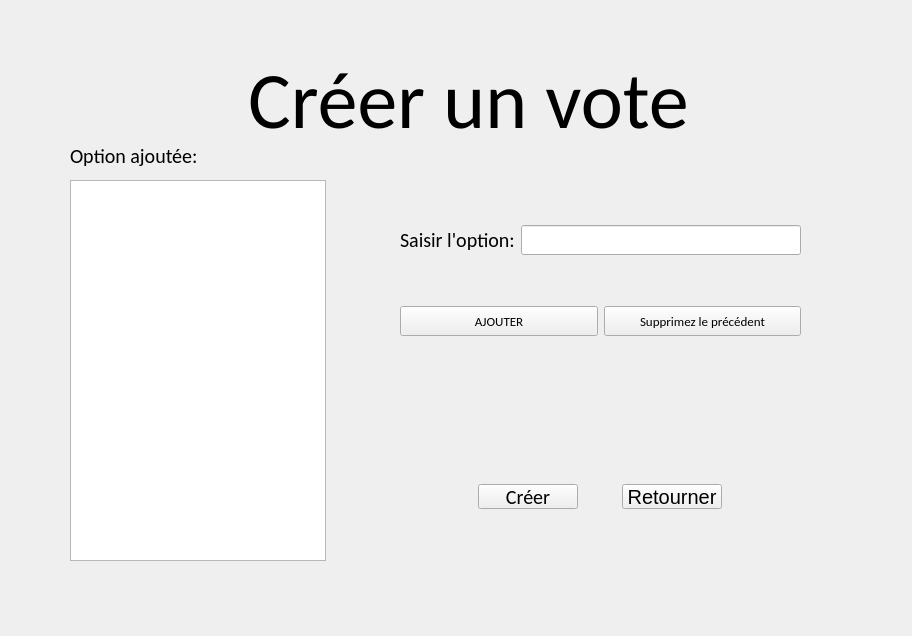
<?xml version="1.0" encoding="UTF-8"?>
<ui version="4.0">
 <class>createVote</class>
 <widget class="QWidget" name="createVote">
  <property name="geometry">
   <rect>
    <x>0</x>
    <y>0</y>
    <width>912</width>
    <height>636</height>
   </rect>
  </property>
  <property name="windowTitle">
   <string>Form</string>
  </property>
  <widget class="QLabel" name="label">
   <property name="geometry">
    <rect>
     <x>230</x>
     <y>40</y>
     <width>661</width>
     <height>121</height>
    </rect>
   </property>
   <property name="font">
    <font>
     <family>Calibri</family>
     <pointsize>60</pointsize>
    </font>
   </property>
   <property name="text">
    <string> Créer un vote</string>
   </property>
  </widget>
  <widget class="QTextBrowser" name="displayBox">
   <property name="geometry">
    <rect>
     <x>70</x>
     <y>180</y>
     <width>256</width>
     <height>381</height>
    </rect>
   </property>
   <property name="font">
    <font>
     <family>Book Antiqua</family>
     <pointsize>9</pointsize>
    </font>
   </property>
   <property name="html">
    <string>&lt;!DOCTYPE HTML PUBLIC &quot;-//W3C//DTD HTML 4.0//EN&quot; &quot;http://www.w3.org/TR/REC-html40/strict.dtd&quot;&gt;
&lt;html&gt;&lt;head&gt;&lt;meta name=&quot;qrichtext&quot; content=&quot;1&quot; /&gt;&lt;style type=&quot;text/css&quot;&gt;
p, li { white-space: pre-wrap; }
&lt;/style&gt;&lt;/head&gt;&lt;body style=&quot; font-family:'Book Antiqua'; font-size:9pt; font-weight:400; font-style:normal;&quot;&gt;
&lt;p style=&quot;-qt-paragraph-type:empty; margin-top:0px; margin-bottom:0px; margin-left:0px; margin-right:0px; -qt-block-indent:0; text-indent:0px;&quot;&gt;&lt;br /&gt;&lt;/p&gt;&lt;/body&gt;&lt;/html&gt;</string>
   </property>
  </widget>
  <widget class="QLabel" name="label_3">
   <property name="geometry">
    <rect>
     <x>70</x>
     <y>140</y>
     <width>201</width>
     <height>31</height>
    </rect>
   </property>
   <property name="font">
    <font>
     <family>Calibri</family>
     <pointsize>15</pointsize>
    </font>
   </property>
   <property name="text">
    <string>Option ajoutée:</string>
   </property>
  </widget>
  <widget class="QWidget" name="">
   <property name="geometry">
    <rect>
     <x>400</x>
     <y>180</y>
     <width>401</width>
     <height>201</height>
    </rect>
   </property>
   <layout class="QVBoxLayout" name="verticalLayout">
    <item>
     <layout class="QHBoxLayout" name="horizontalLayout">
      <item>
       <widget class="QLabel" name="label_2">
        <property name="font">
         <font>
          <family>Calibri</family>
          <pointsize>15</pointsize>
         </font>
        </property>
        <property name="text">
         <string>Saisir l'option:</string>
        </property>
       </widget>
      </item>
      <item>
       <widget class="QLineEdit" name="optionAdder">
        <property name="minimumSize">
         <size>
          <width>0</width>
          <height>30</height>
         </size>
        </property>
       </widget>
      </item>
     </layout>
    </item>
    <item>
     <layout class="QHBoxLayout" name="horizontalLayout_2">
      <item>
       <widget class="QPushButton" name="addButton">
        <property name="minimumSize">
         <size>
          <width>0</width>
          <height>30</height>
         </size>
        </property>
        <property name="font">
         <font>
          <family>Calibri</family>
          <pointsize>10</pointsize>
         </font>
        </property>
        <property name="text">
         <string>AJOUTER</string>
        </property>
       </widget>
      </item>
      <item>
       <widget class="QPushButton" name="deleteButton">
        <property name="minimumSize">
         <size>
          <width>0</width>
          <height>30</height>
         </size>
        </property>
        <property name="font">
         <font>
          <family>Calibri</family>
          <pointsize>10</pointsize>
         </font>
        </property>
        <property name="text">
         <string>Supprimez le précédent</string>
        </property>
       </widget>
      </item>
     </layout>
    </item>
   </layout>
  </widget>
  <widget class="QWidget" name="">
   <property name="geometry">
    <rect>
     <x>440</x>
     <y>480</y>
     <width>321</width>
     <height>34</height>
    </rect>
   </property>
   <layout class="QHBoxLayout" name="horizontalLayout_3">
    <item>
     <widget class="QPushButton" name="createButton">
      <property name="minimumSize">
       <size>
        <width>100</width>
        <height>25</height>
       </size>
      </property>
      <property name="maximumSize">
       <size>
        <width>100</width>
        <height>25</height>
       </size>
      </property>
      <property name="font">
       <font>
        <family>Calibri</family>
        <pointsize>15</pointsize>
       </font>
      </property>
      <property name="text">
       <string>Créer</string>
      </property>
     </widget>
    </item>
    <item>
     <widget class="QPushButton" name="returnButton">
      <property name="minimumSize">
       <size>
        <width>100</width>
        <height>25</height>
       </size>
      </property>
      <property name="maximumSize">
       <size>
        <width>100</width>
        <height>25</height>
       </size>
      </property>
      <property name="font">
       <font>
        <pointsize>15</pointsize>
       </font>
      </property>
      <property name="text">
       <string>Retourner</string>
      </property>
     </widget>
    </item>
   </layout>
  </widget>
 </widget>
 <resources/>
 <connections>
  <connection>
   <sender>addButton</sender>
   <signal>clicked()</signal>
   <receiver>createVote</receiver>
   <slot>addOption()</slot>
   <hints>
    <hint type="sourcelabel">
     <x>492</x>
     <y>332</y>
    </hint>
    <hint type="destinationlabel">
     <x>472</x>
     <y>388</y>
    </hint>
   </hints>
  </connection>
  <connection>
   <sender>deleteButton</sender>
   <signal>clicked()</signal>
   <receiver>createVote</receiver>
   <slot>deleteOption()</slot>
   <hints>
    <hint type="sourcelabel">
     <x>722</x>
     <y>335</y>
    </hint>
    <hint type="destinationlabel">
     <x>726</x>
     <y>389</y>
    </hint>
   </hints>
  </connection>
  <connection>
   <sender>createButton</sender>
   <signal>clicked()</signal>
   <receiver>createVote</receiver>
   <slot>createVote()</slot>
   <hints>
    <hint type="sourcelabel">
     <x>547</x>
     <y>495</y>
    </hint>
    <hint type="destinationlabel">
     <x>562</x>
     <y>456</y>
    </hint>
   </hints>
  </connection>
  <connection>
   <sender>returnButton</sender>
   <signal>clicked()</signal>
   <receiver>createVote</receiver>
   <slot>goback()</slot>
   <hints>
    <hint type="sourcelabel">
     <x>684</x>
     <y>497</y>
    </hint>
    <hint type="destinationlabel">
     <x>734</x>
     <y>545</y>
    </hint>
   </hints>
  </connection>
 </connections>
 <slots>
  <slot>addOption()</slot>
  <slot>deleteOption()</slot>
  <slot>createVote()</slot>
  <slot>goback()</slot>
 </slots>
</ui>
